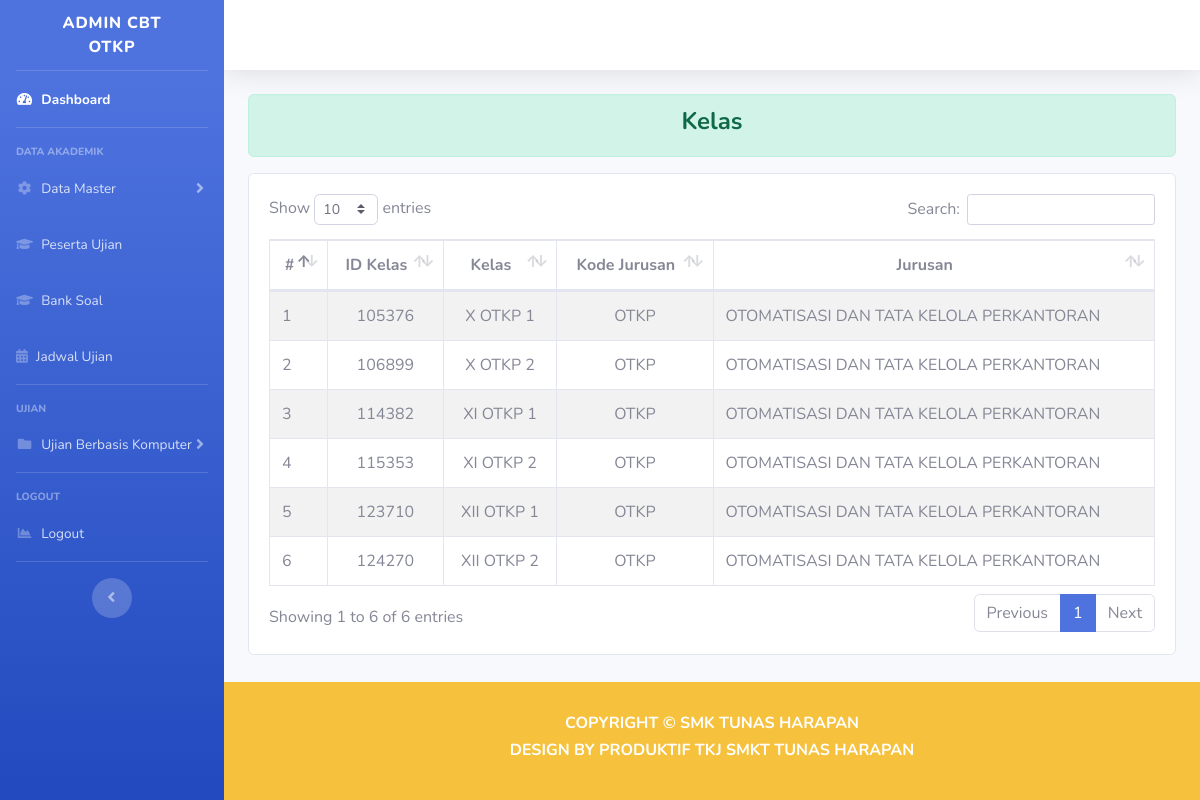
The app's page /index.php/dashboard_otkp/kelas, older data.
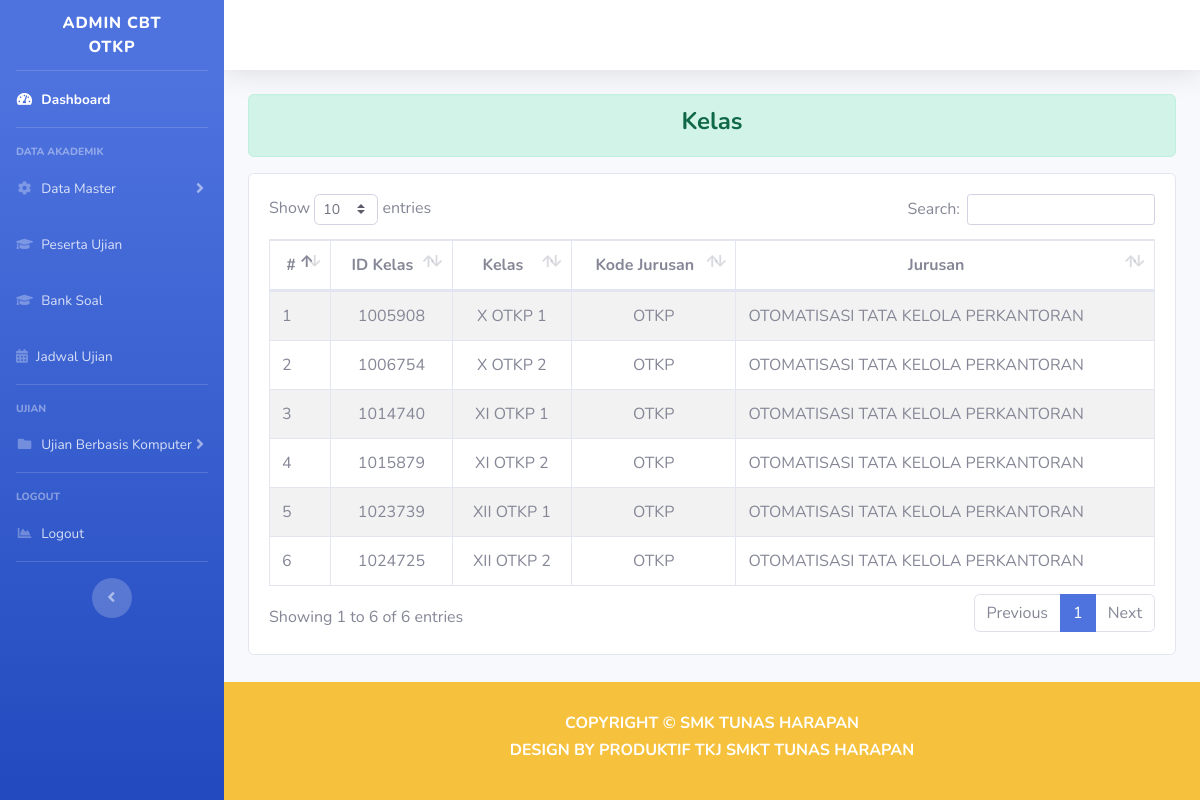
The same page, newer data.
### tables this page shows
CREATE TABLE `a_kelas` (
  `id` int(11) NOT NULL,
  `kode` varchar(8) NOT NULL,
  `kelas` varchar(128) NOT NULL
);

CREATE TABLE `a_jurusan` (
  `id` int(11) NOT NULL,
  `kode` varchar(8) NOT NULL,
  `jurusan` varchar(128) NOT NULL
);

### application/controllers/Dashboard_otkp.php (called while the page is built, shortened)
<?php
class Dashboard_otkp extends CI_Controller
{
    function __construct()
    {
        $this->load->model('Model_jurusan');
    }
    public function kelas()
    {
        $isi['kelas'] = $this->Model_kelas->dataKelasOTKP();
        $isi['content'] = 'OTKP/tampilan_kelas';
        $this->load->view('OTKP/templates/header');
        $this->load->view('OTKP/tampilan_dashboard', $isi);
        $this->load->view('OTKP/templates/footer');
    }
}

### index.php (called while the page is built, shortened)
<?php
require_once BASEPATH.'core/CodeIgniter.php';

### application/models/Model_kelas.php (called while the page is built, shortened)
<?php
class Model_kelas extends CI_Model
{
    public function dataKelasOTKP()
    {
        $sql = "SELECT *, a_kelas.id AS id_kelas FROM `a_kelas`
                INNER JOIN a_jurusan
                ON a_kelas.kode=a_jurusan.kode
                WHERE a_kelas.kelas LIKE '%OTKP%';";
        $query = $this->db->query($sql);
        return $query->result_array();
    }
}

### application/views/OTKP/tampilan_kelas.php (the view)
<div class="alert alert-success" role="alert">
    <h4 class="text-center font-weight-bold">Kelas</h4>
</div>
<div class="row mt-2">
    <div class="col-md">
        <div class="card">
            <div class="card-body">
                <div class="table-responsive">
                    <table class="table table-striped table-bordered" id="dataTable" width="100%" cellspacing="0">
                        <thead>
                            <tr class="text-center">
                                <th scope="col">#</th>
                                <th scope="col">ID Kelas</th>
                                <th scope="col">Kelas</th>
                                <th scope="col">Kode Jurusan</th>
                                <th scope="col">Jurusan</th>
                            </tr>
                        </thead>
                        <tbody>
                            <tr>
                                <?php
                                $no = 1;
                                foreach ($kelas as $row) {
                                ?>
                                    <td><?php echo $no++; ?></td>
                                    <td class="text-center"><?= $row['id_kelas'] ?></td>
                                    <td class="text-center"><?= $row['kelas'] ?></td>
                                    <td class="text-center"><?= $row['kode'] ?></td>
                                    <td><?= $row['jurusan'] ?></td>
                            </tr>
                        <?php } ?>
                        </tbody>
                    </table>
                </div>
            </div>
        </div>
    </div>
</div>

Row changes from the older to the newer data that the page shows:
removed a_kelas: id "105376", kelas "X OTKP 1", a_jurusan.kode "OTKP", a_jurusan.jurusan "OTOMATISASI DAN TATA KELOLA PERKANTORAN"
removed a_kelas: id "106899", kelas "X OTKP 2", a_jurusan.kode "OTKP", a_jurusan.jurusan "OTOMATISASI DAN TATA KELOLA PERKANTORAN"
removed a_kelas: id "114382", kelas "XI OTKP 1", a_jurusan.kode "OTKP", a_jurusan.jurusan "OTOMATISASI DAN TATA KELOLA PERKANTORAN"
removed a_kelas: id "115353", kelas "XI OTKP 2", a_jurusan.kode "OTKP", a_jurusan.jurusan "OTOMATISASI DAN TATA KELOLA PERKANTORAN"
removed a_kelas: id "123710", kelas "XII OTKP 1", a_jurusan.kode "OTKP", a_jurusan.jurusan "OTOMATISASI DAN TATA KELOLA PERKANTORAN"
removed a_kelas: id "124270", kelas "XII OTKP 2", a_jurusan.kode "OTKP", a_jurusan.jurusan "OTOMATISASI DAN TATA KELOLA PERKANTORAN"
added a_kelas: id "1005908", kelas "X OTKP 1", a_jurusan.kode "OTKP", a_jurusan.jurusan "OTOMATISASI TATA KELOLA PERKANTORAN"
added a_kelas: id "1006754", kelas "X OTKP 2", a_jurusan.kode "OTKP", a_jurusan.jurusan "OTOMATISASI TATA KELOLA PERKANTORAN"
added a_kelas: id "1014740", kelas "XI OTKP 1", a_jurusan.kode "OTKP", a_jurusan.jurusan "OTOMATISASI TATA KELOLA PERKANTORAN"
added a_kelas: id "1015879", kelas "XI OTKP 2", a_jurusan.kode "OTKP", a_jurusan.jurusan "OTOMATISASI TATA KELOLA PERKANTORAN"
added a_kelas: id "1023739", kelas "XII OTKP 1", a_jurusan.kode "OTKP", a_jurusan.jurusan "OTOMATISASI TATA KELOLA PERKANTORAN"
added a_kelas: id "1024725", kelas "XII OTKP 2", a_jurusan.kode "OTKP", a_jurusan.jurusan "OTOMATISASI TATA KELOLA PERKANTORAN"
